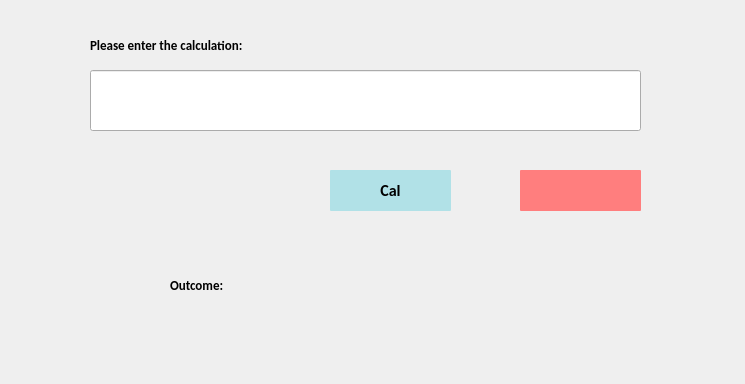
<?xml version="1.0" encoding="UTF-8"?>
<ui version="4.0">
 <class>Ecalculator</class>
 <widget class="QDialog" name="Ecalculator">
  <property name="geometry">
   <rect>
    <x>0</x>
    <y>0</y>
    <width>745</width>
    <height>384</height>
   </rect>
  </property>
  <property name="windowTitle">
   <string>Dialog</string>
  </property>
  <widget class="QLineEdit" name="lineEdit_input">
   <property name="geometry">
    <rect>
     <x>90</x>
     <y>70</y>
     <width>551</width>
     <height>61</height>
    </rect>
   </property>
   <property name="font">
    <font>
     <family>Calibri</family>
     <pointsize>18</pointsize>
     <weight>50</weight>
     <bold>false</bold>
    </font>
   </property>
  </widget>
  <widget class="QLabel" name="label_outcome">
   <property name="geometry">
    <rect>
     <x>270</x>
     <y>250</y>
     <width>371</width>
     <height>71</height>
    </rect>
   </property>
   <property name="font">
    <font>
     <family>Calibri</family>
     <pointsize>20</pointsize>
     <weight>75</weight>
     <bold>true</bold>
    </font>
   </property>
   <property name="layoutDirection">
    <enum>Qt::LeftToRight</enum>
   </property>
   <property name="text">
    <string/>
   </property>
   <property name="alignment">
    <set>Qt::AlignRight|Qt::AlignTrailing|Qt::AlignVCenter</set>
   </property>
  </widget>
  <widget class="QPushButton" name="Button_cal">
   <property name="geometry">
    <rect>
     <x>330</x>
     <y>170</y>
     <width>121</width>
     <height>41</height>
    </rect>
   </property>
   <property name="font">
    <font>
     <family>Calibri</family>
     <pointsize>12</pointsize>
     <weight>75</weight>
     <bold>true</bold>
    </font>
   </property>
   <property name="styleSheet">
    <string notr="true">QPushButton { background-color: rgb(177, 225, 231); border-radius: 1px; color: rgb(0, 0, 0); color:black} QPushButton:hover { background-color: rgb(124, 224, 236); }</string>
   </property>
   <property name="text">
    <string>Cal</string>
   </property>
  </widget>
  <widget class="QLabel" name="label">
   <property name="geometry">
    <rect>
     <x>90</x>
     <y>30</y>
     <width>221</width>
     <height>31</height>
    </rect>
   </property>
   <property name="font">
    <font>
     <family>Calibri</family>
     <pointsize>10</pointsize>
     <weight>75</weight>
     <bold>true</bold>
    </font>
   </property>
   <property name="text">
    <string>Please enter the calculation:</string>
   </property>
  </widget>
  <widget class="QLabel" name="label_2">
   <property name="geometry">
    <rect>
     <x>170</x>
     <y>260</y>
     <width>81</width>
     <height>51</height>
    </rect>
   </property>
   <property name="font">
    <font>
     <family>Calibri</family>
     <pointsize>10</pointsize>
     <weight>75</weight>
     <bold>true</bold>
    </font>
   </property>
   <property name="text">
    <string>Outcome:</string>
   </property>
  </widget>
  <widget class="QPushButton" name="Button_clear">
   <property name="geometry">
    <rect>
     <x>520</x>
     <y>170</y>
     <width>121</width>
     <height>41</height>
    </rect>
   </property>
   <property name="styleSheet">
    <string notr="true">QPushButton { background-color: rgb(255, 126, 126); border-radius: 1px; color: rgb(0, 0, 0); color:black} QPushButton:hover { background-color: rgb(255,58,58); }</string>
   </property>
   <property name="text">
    <string/>
   </property>
  </widget>
 </widget>
 <resources/>
 <connections/>
</ui>
